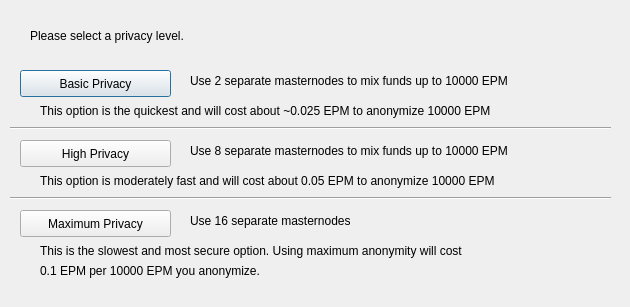
<?xml version="1.0" encoding="UTF-8"?>
<ui version="4.0">
 <class>ObfuscationConfig</class>
 <widget class="QDialog" name="ObfuscationConfig">
  <property name="geometry">
   <rect>
    <x>0</x>
    <y>0</y>
    <width>630</width>
    <height>307</height>
   </rect>
  </property>
  <property name="windowTitle">
   <string>Configure Obfuscation</string>
  </property>
  <widget class="QPushButton" name="buttonBasic">
   <property name="geometry">
    <rect>
     <x>20</x>
     <y>70</y>
     <width>151</width>
     <height>27</height>
    </rect>
   </property>
   <property name="text">
    <string>Basic Privacy</string>
   </property>
  </widget>
  <widget class="QPushButton" name="buttonHigh">
   <property name="geometry">
    <rect>
     <x>20</x>
     <y>140</y>
     <width>151</width>
     <height>27</height>
    </rect>
   </property>
   <property name="text">
    <string>High Privacy</string>
   </property>
  </widget>
  <widget class="QPushButton" name="buttonMax">
   <property name="geometry">
    <rect>
     <x>20</x>
     <y>210</y>
     <width>151</width>
     <height>27</height>
    </rect>
   </property>
   <property name="text">
    <string>Maximum Privacy</string>
   </property>
  </widget>
  <widget class="QLabel" name="label">
   <property name="geometry">
    <rect>
     <x>30</x>
     <y>20</y>
     <width>571</width>
     <height>31</height>
    </rect>
   </property>
   <property name="text">
    <string>Please select a privacy level.</string>
   </property>
  </widget>
  <widget class="QLabel" name="label_2">
   <property name="geometry">
    <rect>
     <x>190</x>
     <y>70</y>
     <width>421</width>
     <height>21</height>
    </rect>
   </property>
   <property name="text">
    <string>Use 2 separate masternodes to mix funds up to 10000 EPM</string>
   </property>
  </widget>
  <widget class="QLabel" name="label_3">
   <property name="geometry">
    <rect>
     <x>190</x>
     <y>140</y>
     <width>411</width>
     <height>21</height>
    </rect>
   </property>
   <property name="text">
    <string>Use 8 separate masternodes to mix funds up to 10000 EPM</string>
   </property>
  </widget>
  <widget class="QLabel" name="label_4">
   <property name="geometry">
    <rect>
     <x>190</x>
     <y>210</y>
     <width>421</width>
     <height>21</height>
    </rect>
   </property>
   <property name="text">
    <string>Use 16 separate masternodes</string>
   </property>
  </widget>
  <widget class="QLabel" name="label_6">
   <property name="geometry">
    <rect>
     <x>40</x>
     <y>100</y>
     <width>561</width>
     <height>21</height>
    </rect>
   </property>
   <property name="text">
    <string>This option is the quickest and will cost about ~0.025 EPM to anonymize 10000 EPM</string>
   </property>
  </widget>
  <widget class="QLabel" name="label_7">
   <property name="geometry">
    <rect>
     <x>40</x>
     <y>170</y>
     <width>561</width>
     <height>21</height>
    </rect>
   </property>
   <property name="text">
    <string>This option is moderately fast and will cost about 0.05 EPM to anonymize 10000 EPM</string>
   </property>
  </widget>
  <widget class="QLabel" name="label_8">
   <property name="geometry">
    <rect>
     <x>40</x>
     <y>240</y>
     <width>561</width>
     <height>21</height>
    </rect>
   </property>
   <property name="text">
    <string>This is the slowest and most secure option. Using maximum anonymity will cost</string>
   </property>
  </widget>
  <widget class="QLabel" name="label_9">
   <property name="geometry">
    <rect>
     <x>40</x>
     <y>260</y>
     <width>561</width>
     <height>21</height>
    </rect>
   </property>
   <property name="text">
    <string>0.1 EPM per 10000 EPM you anonymize.</string>
   </property>
  </widget>
  <widget class="Line" name="line">
   <property name="geometry">
    <rect>
     <x>10</x>
     <y>120</y>
     <width>601</width>
     <height>16</height>
    </rect>
   </property>
   <property name="orientation">
    <enum>Qt::Horizontal</enum>
   </property>
  </widget>
  <widget class="Line" name="line_2">
   <property name="geometry">
    <rect>
     <x>10</x>
     <y>190</y>
     <width>601</width>
     <height>16</height>
    </rect>
   </property>
   <property name="orientation">
    <enum>Qt::Horizontal</enum>
   </property>
  </widget>
 </widget>
 <resources/>
 <connections/>
</ui>
